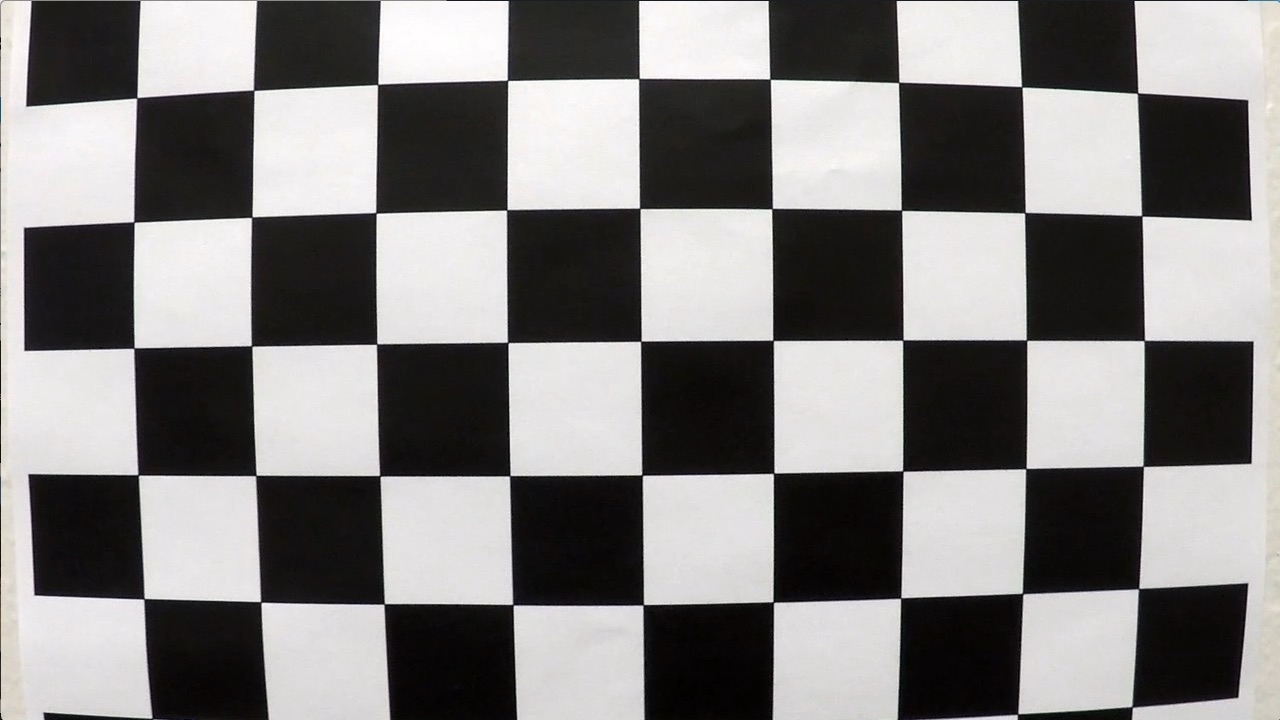
#> input picture camera_cal/calibration1.jpg, 1280 x 720 px
$ python lane2.py
#> lines starting #> are read from the running program, lines starting #| are printed output that depends on the picture; after the words box and inside, x2 and y2 are one past the last pixel; in counts of white or black regions, pixels touching at a corner belong together; pictures that were not available may be replaced by others from this repository, and a replacement may not be noted
import cv2
import numpy as np
import glob

def calibrate_camera(calibration_images_dir, chessboard_size=(9, 6)):
    """
    Calibrate the camera using chessboard images.
    Args:
        calibration_images_dir (str): Directory containing chessboard images.
        chessboard_size (tuple): Number of inner corners per chessboard row and column.
    Returns:
        tuple: Camera matrix and distortion coefficients.
    """
    obj_points = []
    img_points = []

    # Prepare object points, like (0,0,0), (1,0,0), ..., (8,5,0)
    objp = np.zeros((chessboard_size[0] * chessboard_size[1], 3), np.float32)
    objp[:, :2] = np.mgrid[0:chessboard_size[0], 0:chessboard_size[1]].T.reshape(-1, 2)

    # Load calibration images
    images = glob.glob(f"{calibration_images_dir}/*.jpg")

    for image_path in images:
        img = cv2.imread(image_path)
        gray = cv2.cvtColor(img, cv2.COLOR_BGR2GRAY)

        # Find chessboard corners
        ret, corners = cv2.findChessboardCorners(gray, chessboard_size, None)

        if ret:
            obj_points.append(objp)
            img_points.append(corners)

    # Calibrate the camera
    ret, camera_matrix, dist_coeffs, _, _ = cv2.calibrateCamera(obj_points, img_points, gray.shape[::-1], None, None)

    if not ret:
        raise ValueError("Camera calibration failed. Check your chessboard images.")

    return camera_matrix, dist_coeffs

def undistort_image(image, camera_matrix, dist_coeffs):
    """
    Undistort an image using the camera matrix and distortion coefficients.
    """
    return cv2.undistort(image, camera_matrix, dist_coeffs, None, camera_matrix)

def process_frame(frame, camera_matrix, dist_coeffs):
    """
    Process a single frame for lane detection.
    """
    # Undistort the frame
    undistorted = undistort_image(frame, camera_matrix, dist_coeffs)

    # Convert to grayscale
    gray = cv2.cvtColor(undistorted, cv2.COLOR_BGR2GRAY)

    # Apply Gaussian blur
    blur = cv2.GaussianBlur(gray, (5, 5), 0)

    # Canny edge detection
    edges = cv2.Canny(blur, 50, 150)

    # Define region of interest (ROI)
    height, width = edges.shape
    mask = np.zeros_like(edges)
    polygon = np.array([[
        (0, height),
        (width, height),
        (width // 2, height // 2)
    ]], dtype=np.int32)
    cv2.fillPoly(mask, polygon, 255)
    cropped_edges = cv2.bitwise_and(edges, mask)

    # Hough transform to detect lines
    lines = cv2.HoughLinesP(
        cropped_edges,
        rho=1,
        theta=np.pi / 180,
        threshold=50,
        minLineLength=100,
        maxLineGap=50
    )

    # Draw lines on the frame
    line_frame = np.zeros_like(frame)
    if lines is not None:
        for line in lines:
            x1, y1, x2, y2 = line[0]
            cv2.line(line_frame, (x1, y1), (x2, y2), (0, 255, 0), 5)

    # Combine the original frame with the line overlay
    combined = cv2.addWeighted(undistorted, 0.8, line_frame, 1, 1)
    return combined

def advanced_lane_detection(input_video, output_video, calibration_images_dir):
    """
    Perform advanced lane detection with camera calibration.
    """
    # Calibrate the camera
    print("Calibrating camera...")
    camera_matrix, dist_coeffs = calibrate_camera(calibration_images_dir)
#> in calibrate_camera, img is the input picture: shape (720, 1280, 3); mean B, G, R 127.8, 128.4, 130.1
#> in calibrate_camera, `ret, corners = cv2.findChessboardCorners(gray, chessboard_size, None)`: ret = False; corners = None
#> in calibrate_camera, `ret, camera_matrix, dist_coeffs, _, _ = cv2.calibrateCamera(obj_points..`: ret = 0.644; camera_matrix = [[1057.6, 0, 691.1], [0, 1058.6, 278], [0, 0, 1]]; dist_coeffs = [[-0.322, 0.709, 0.013, 0.00946, -1.02]]
#> camera_matrix = [[1057.6, 0, 691.1], [0, 1058.6, 278], [0, 0, 1]]; dist_coeffs = [[-0.322, 0.709, 0.013, 0.00946, -1.02]]
    print("Camera calibration completed.")

    # Open the video file
    cap = cv2.VideoCapture(input_video)
    if not cap.isOpened():
        print("Error: Unable to open video file.")
        return

    # Get video properties
    frame_width = int(cap.get(cv2.CAP_PROP_FRAME_WIDTH))
    frame_height = int(cap.get(cv2.CAP_PROP_FRAME_HEIGHT))
    fps = int(cap.get(cv2.CAP_PROP_FPS))
    fourcc = cv2.VideoWriter_fourcc(*'mp4v')

    # Initialize VideoWriter
    out = cv2.VideoWriter(output_video, fourcc, fps, (frame_width, frame_height))

    while True:
        ret, frame = cap.read()
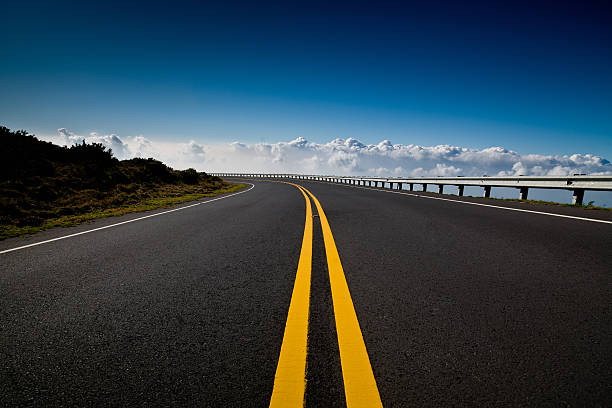
#> input picture lane.jpg, 612 x 408 px, given in place of project_video.mp4, which was not available
#> frame is the input picture: shape (408, 612, 3); mean B, G, R 75.5, 66.6, 50.3
        if not ret:
            break

        # Process the frame for lane detection
        processed_frame = process_frame(frame, camera_matrix, dist_coeffs)
#> in undistort_image, `return cv2.undistort(image, camera_matrix, dist_coeffs, None, camera_m..`:
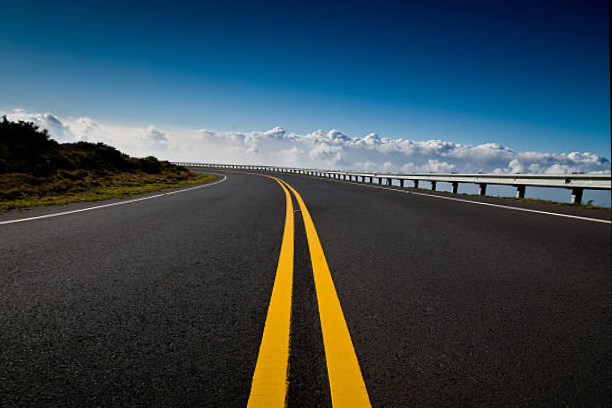
#> returned value: shape (408, 612, 3); mean of channels 0, 1, 2 79.4, 71.5, 55.2; drawn as B, G, R
#> in process_frame, `gray = cv2.cvtColor(undistorted, cv2.COLOR_BGR2GRAY)`:
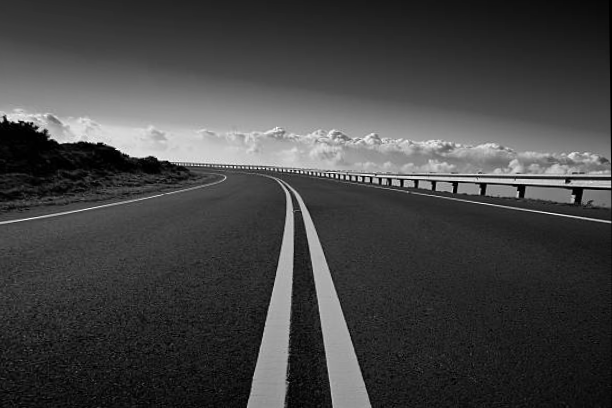
#> gray: shape (408, 612); min 0, max 252, mean 67.5
#> in process_frame, `edges = cv2.Canny(blur, 50, 150)`:
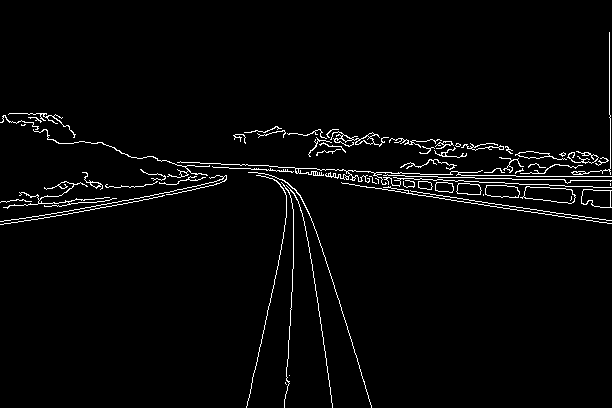
#> edges: shape (408, 612); 2.7% white in thin lines or dots
#> in process_frame, `cv2.fillPoly(mask, polygon, 255)`: mask: shape (408, 612); 25% white; 1 white region, box (x1, y1, x2, y2) and area: (1, 204, 612, 408) 62526
#> in process_frame, `cropped_edges = cv2.bitwise_and(edges, mask)`:
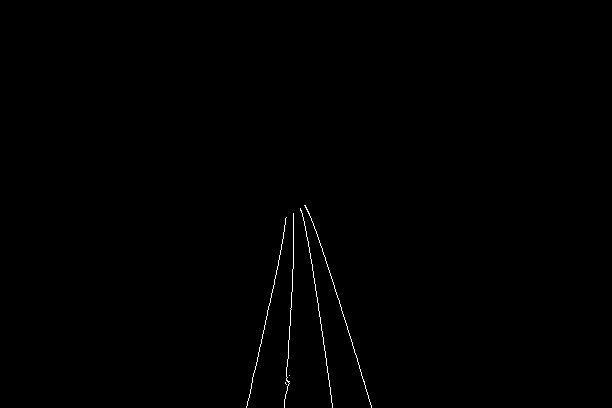
#> cropped_edges: shape (408, 612); 0.32% white in thin lines or dots, all inside (x1, y1, x2, y2) = (246, 205, 372, 408)
#> in process_frame, `lines = cv2.HoughLinesP( cropped_edges, rho=1, theta=np.pi / 180, thre..`: lines = [[316, 231, 357, 358], [305, 226, 326, 359], [247, 405, 284, 230], [285, 398, 293, 242], [302, 213, 330, 387], [309, 213, 368, 395]]
#> the loop in process_frame, `for line in lines:` made 6 passes
#> after the loop in process_frame, `for line in lines:`:
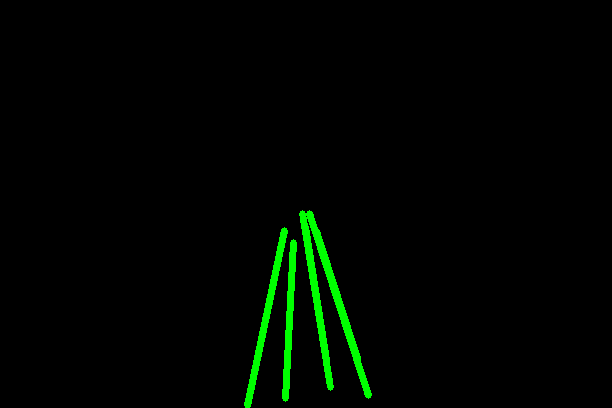
#> line_frame: shape (408, 612, 3); mean of channels 0, 1, 2 0, 5.4, 0; drawn as B, G, R
#> in process_frame, `combined = cv2.addWeighted(undistorted, 0.8, line_frame, 1, 1)`:
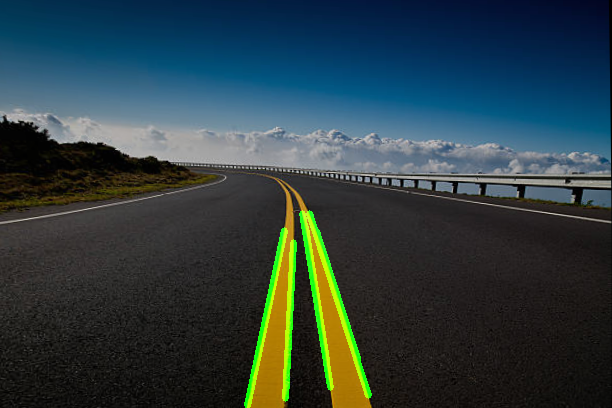
#> combined: shape (408, 612, 3); mean B, G, R 64.6, 61.8, 45.2

        # Write the processed frame to the output video
        out.write(processed_frame)

        # Optionally display the frame
        cv2.imshow("Lane Detection", processed_frame)
        if cv2.waitKey(1) & 0xFF == ord('q'):
#> (key q is pressed here)
            break

    # Release resources
    cap.release()
    out.release()
    cv2.destroyAllWindows()

if __name__ == "__main__":
    input_video = "project_video.mp4"  # Path to input MP4 file
    output_video = "output2.mp4"  # Path to output MP4 file
    calibration_images_dir = "camera_cal"  # Path to chessboard images directory
    advanced_lane_detection(input_video, output_video, calibration_images_dir)
